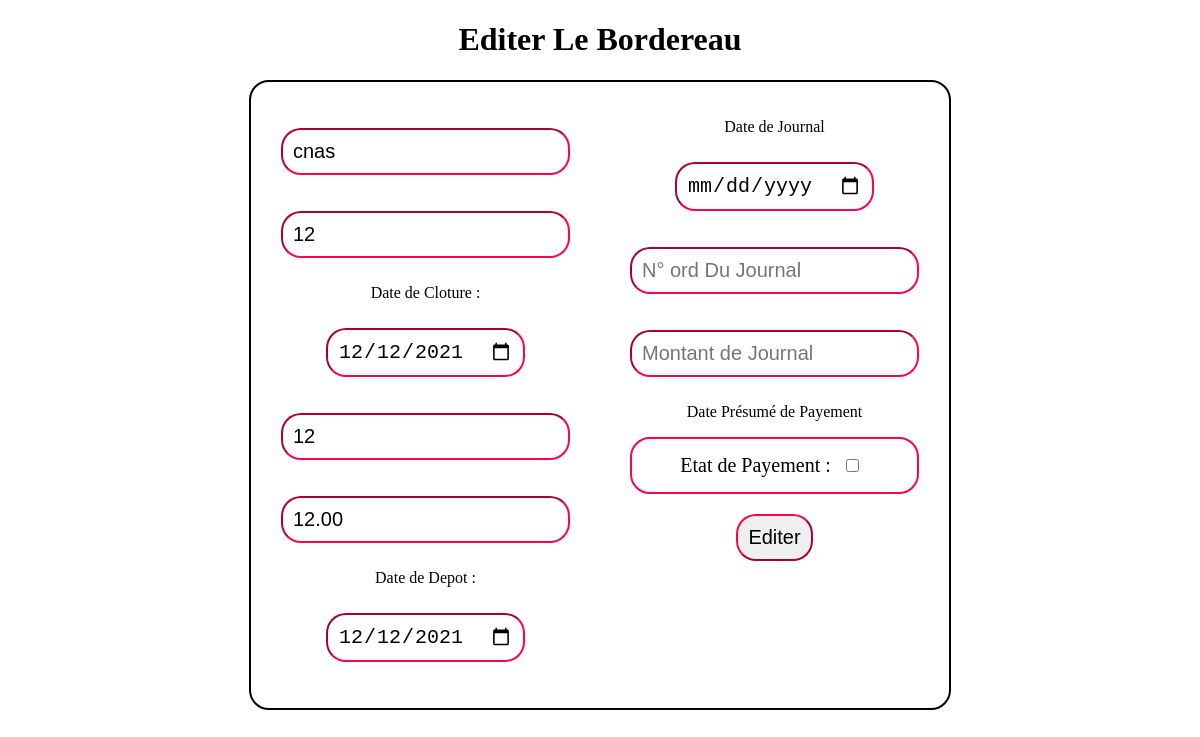
The page /cloture/editbrd/1 (signed in) on the database as committed earlier.
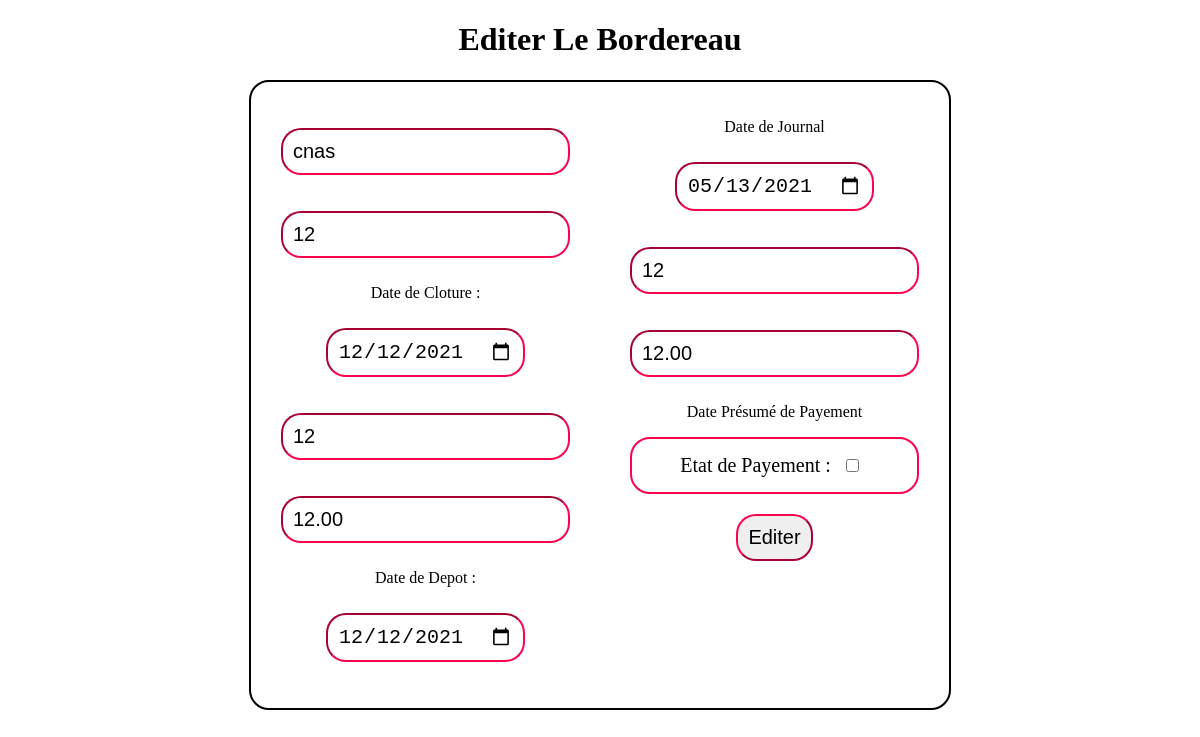
The same page on the database as committed later.
### cloture/models.py (models this page shows)
class Bordereaux(models.Model):
	pay_ctr = models.CharField(max_length=20)
	n_brd = models.IntegerField(unique=True)
	dt_clo = models.DateField()
	n_ord = models.IntegerField()
	m_brd = models.DecimalField(decimal_places=2, max_digits=8)
	dt_depot = models.DateField(null=True, blank=True)
	dt_jrl = models.DateField(null=True, blank=True)
	n_ord_jrl = models.IntegerField( null=True, blank=True)
	m_jrl = models.DecimalField(decimal_places=2, max_digits=8, null=True, blank=True)
	dt_pay = models.DateField( null=True, blank=True)
	defr = models.DecimalField(decimal_places=2, max_digits=8, null=True, blank=True)
	def_o = models.IntegerField()
	payement = models.BooleanField(default=False)

### gestion_accueil/decorators.py (the view)
		def wrapper_func(request, *args, **kwargs):
			group = None
			if request.user.groups.exists():
				group = request.user.groups.all()[0].name
			if group in allowed_roles:
				return view_func(request, *args, **kwargs)
			else:
				return HttpResponse ('You Are Not Autorized To See This Page')

### cloture/views.py (called while the page is built, shortened)
@login_required(login_url='login')
@allowed_users(allowed_roles=['admin'])
def editBrd(request, pk):
	get_id = Bordereaux.objects.get(id=pk)
	form = EditBrdFrom(instance=get_id)
	context = {
		'form' : form
	}
	return render(request, 'editbrd.html', context)

### cloture/templates/editbrd.html (shortened to what this page needs)
<!DOCTYPE html>
<html>
<head>
</head>
<body>
	<h1> Editer Le Bordereau </h1>
	<div id="container">
		<form method="POST" action="">{% csrf_token %}
			<div id="container1">
				<p>{{form.pay_ctr}}</p>
				<p>{{form.n_brd}}</p>
				<p> Date de Cloture :</p>
				<p >{{form.dt_clo}}</p>
				<p>{{form.n_ord}}</p>
				<p>{{form.m_brd}}</p>
				<p>Date de Depot :</p>
				<p>{{form.dt_depot}}</p>
			</div>
			<div id="container2">
				<p>Date de Journal</p>
				<p>{{form.dt_jrl}}</p>
				<p>{{form.n_ord_jrl}}</p>
				<p>{{form.m_jrl}}</p>
				<p>Date Présumé de Payement</p>
				<p id="pay" >Etat de Payement : {{form.payement}}</p>
				<input type="submit" name="Editer" value="Editer">
			</div>
		</form>
	</div>
</body>
</html>

Rows that differ between the two databases and show on the page:
changed Bordereaux "cnas": dt_jrl (not shown) → "05/13/2021"; n_ord_jrl (not shown) → "12"; m_jrl (not shown) → "12.00"
